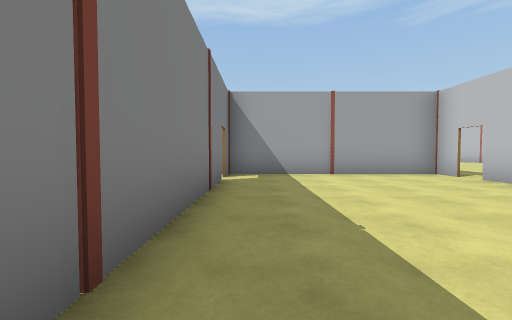
view 1 (above)

23 first-person views from a walk through a scene from a Unity 3-D project. The camera is 1.2 m above the floor, tilts 2° down and sees 90° across. Doors are open. The floor is counted in squares, 2 m on a side. Each view is taken from the middle of a square. On the plan, view 1 faces up. The plan holds only what a view shows up to about 9 squares ahead; the rest is blank. The place goes on beyond the plan. Some animated figures are left out. Some surface patterns are stand-ins.

view 2
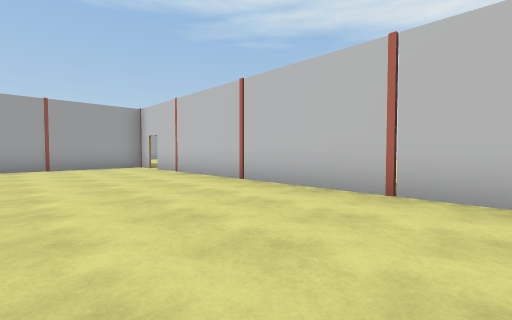

view 3
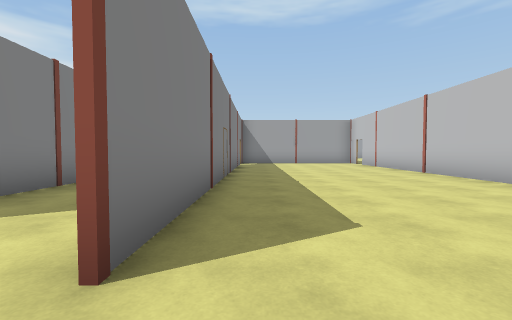

view 4
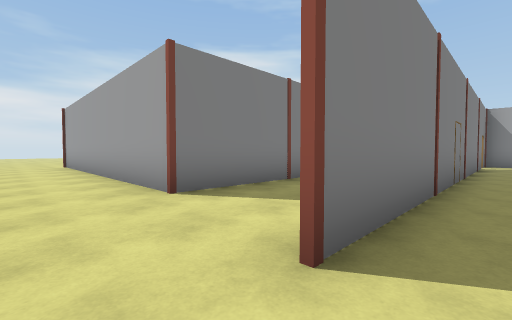

view 5
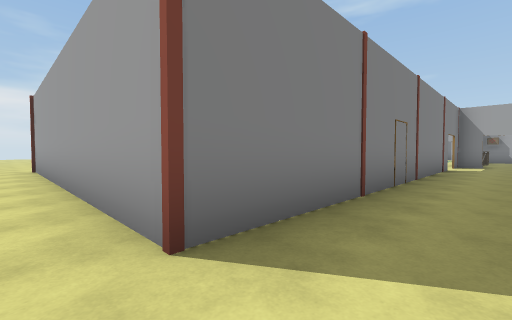

view 6
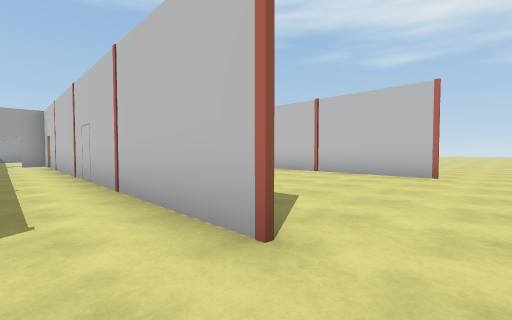

view 7
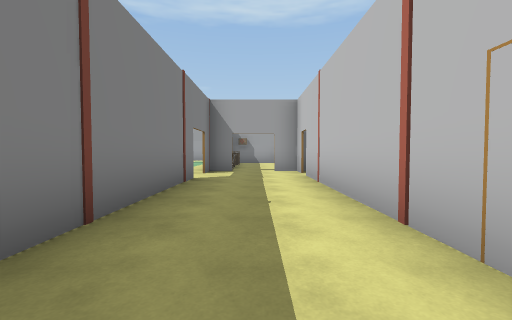

view 8
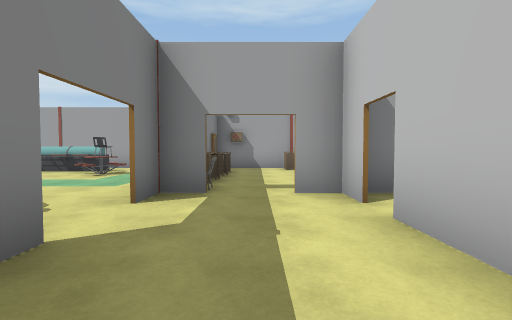

view 9
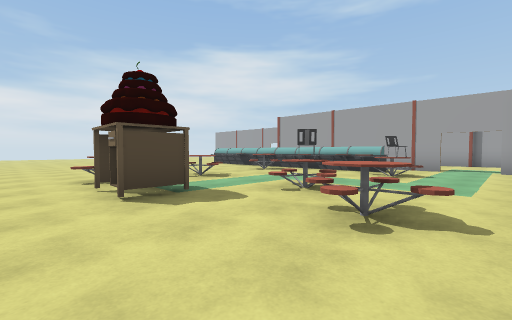

view 10
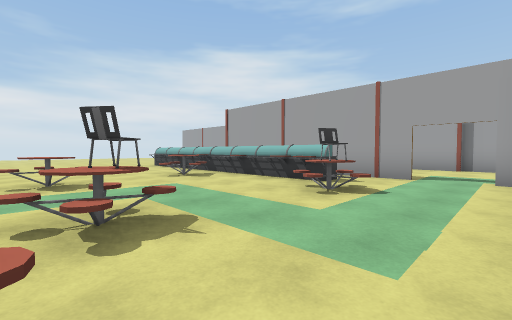

view 11
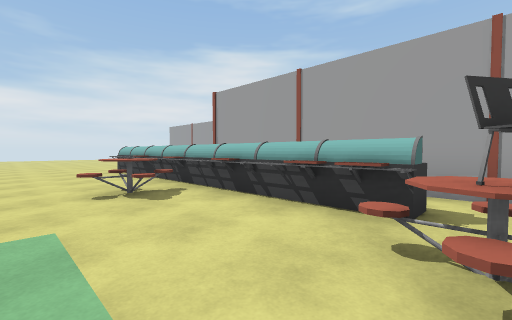

view 12
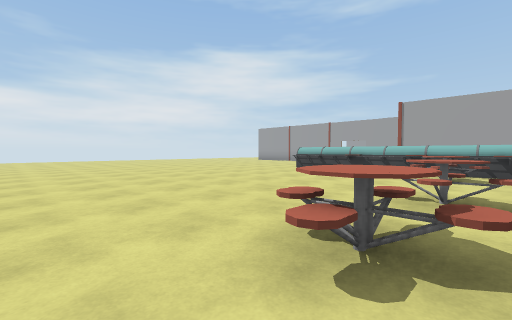

view 13
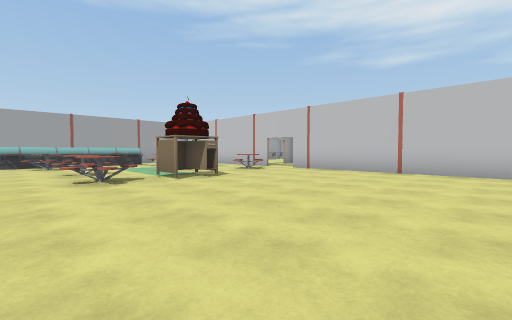

view 14
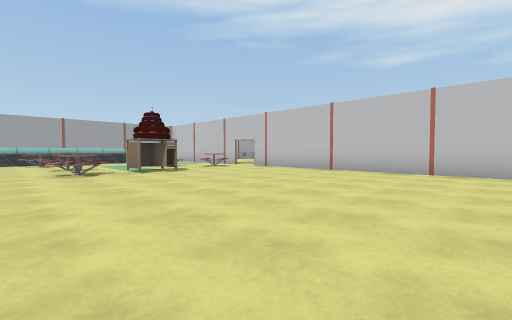

view 15
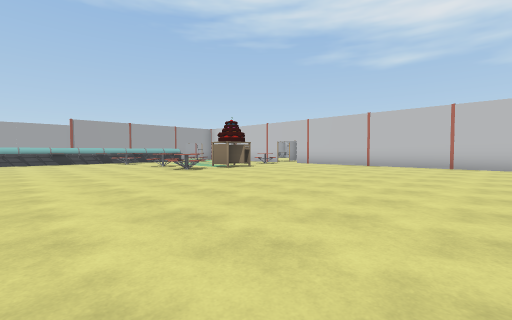

view 16
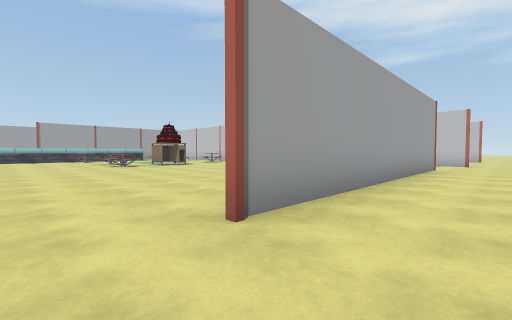

view 17
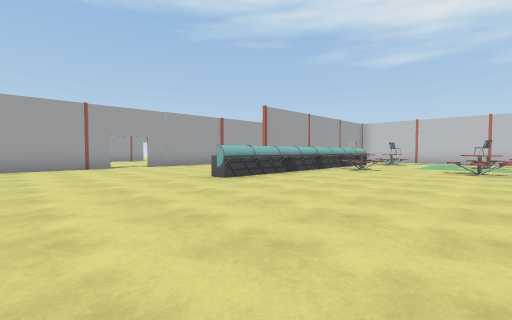

view 18
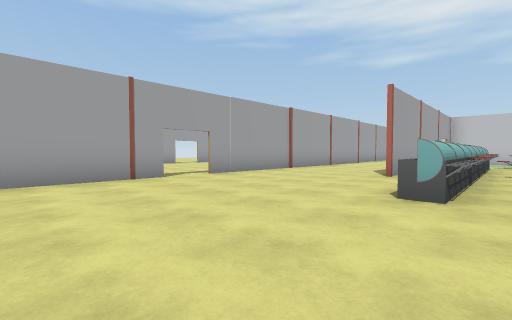

view 19
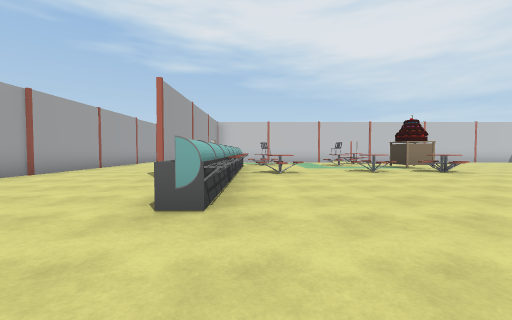

view 20
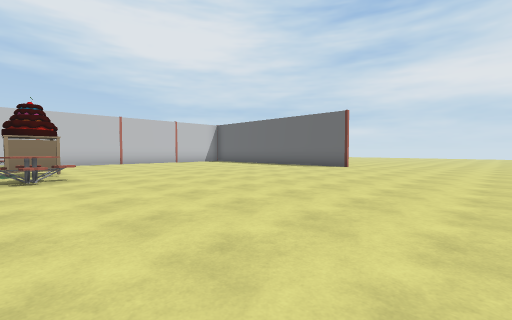

view 21
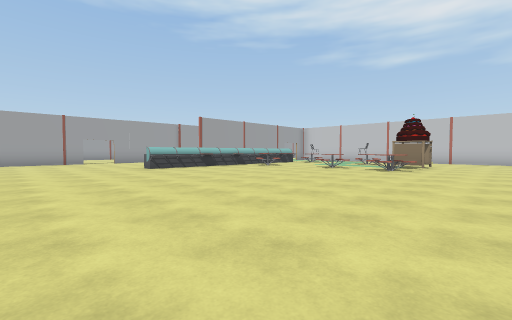

view 22
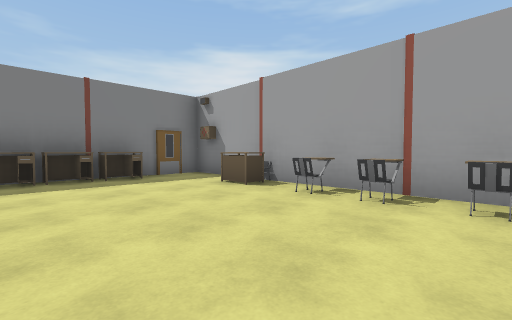

view 23
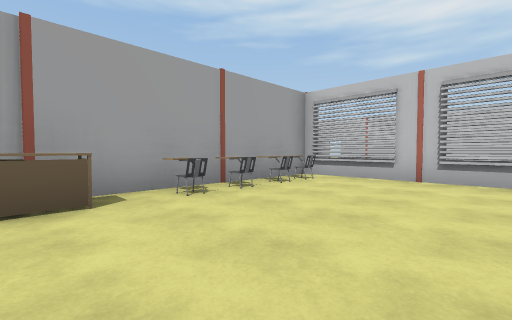

### Floor plan
Points are (right, up) in squares from view 1. A wall is a line through its corners. A room is listed if a view was taken in it or the views show most of it. See-through windows are left out.
Room 1 (views 1, 2, 3, 4)
walls: (4.7, -5) (4.7, 5.4); (-0.7, 5.2) (-0.7, -5); (4.7, 5.9) (4.7, 6.6) (-1.5, 6.6); (-0.7, 6.8) (-0.7, 5.9)
ways out: open door at (-1, -5.5) to room 2; open door at (-1, 5.5) to room 2; opening at (5, -5.5); gap at (5, 5.5)
Room 2 (views 5, 6, 7, 8)
walls: (-3.4, 4.8) (-3.4, -4.3); (-0.8, -5) (-0.8, 5.4); (-0.8, 5.9) (-0.8, 6.8); (-3.4, 6.6) (-3.4, 5.9)
ways out: open door at (-1, -5.5) to room 1; open door at (-1, 5.5) to room 1; open door at (-3, -5.5) to room 3; open door at (-3, 5.5) to room 3; open door at (-2, 7) to room 3
Room 3 (views 9, 10, 11, 12, 13, 14, 15, 16, 17, 18, 19, 20, 21, 22, 23)
walls: (-5.4, 11.9) (-11.6, 11.9); (-3.4, -4.3) (-11.6, -4.3); (-3.5, -4.4) (-3.5, 4.2); (-12.4, 15.7) (-14.1, 15.7); (-15.2, 15.7) (-18.1, 15.7); (4.7, 7.9) (4.7, 11.9) (-3.4, 11.9) (-3.4, 10.4)
ways out: open door at (-3, -5.5) to room 2; open door at (-3, 5.5) to room 2; open door at (-2, 7) to room 2; opening at (-15, 16); opening at (-11.7, 14); open door at (-4.5, 12)
objects: other object (-14, 11); other object (-13, 11); other object (-12, 11); other object (-11, 11); table (-10, 4); table (-10, 5) to (-9, 5); table (-10, 6) to (-9, 7); table (-10, 9) to (-10, 10); other object (-10, 11); other object (-9, 11); other object (-8, 4) to (-7, 5); other object (-8, 11); chair (-7, 7); other object (-7, 11); chair (-6, 10); table (-5, 5) to (-5, 6); table (-3, 8); table (-3, 9); table (-3, 10); table (-1, 11); chair (1, 11); chair (2, 11); chair (3, 11); chair (4, 11)

Positions as (right, up) in squares from view 1, and headings:
1: (0, 0), facing up
2: (1, -3), facing up-right
3: (0, -6), facing up
4: (0, -6), facing up-left
5: (-2, -5), facing up-left
6: (-2, -6), facing up-right
7: (-2, -1), facing up
8: (-2, 3), facing up
9: (-4, 3), facing up-left
10: (-4, 6), facing up-left
11: (-6, 8), facing up-left
12: (-9, 3), facing up-left
13: (-11, -1), facing up-right
14: (-11, -3), facing up-right
15: (-14, -3), facing up-right
16: (-13, -6), facing up-right
17: (-18, 6), facing up-right
18: (-18, 10), facing up-right
19: (-17, 10), facing right
20: (-16, 5), facing down-right
21: (-18, 2), facing up-right
22: (3, 8), facing up-left
23: (-1, 8), facing up-right
